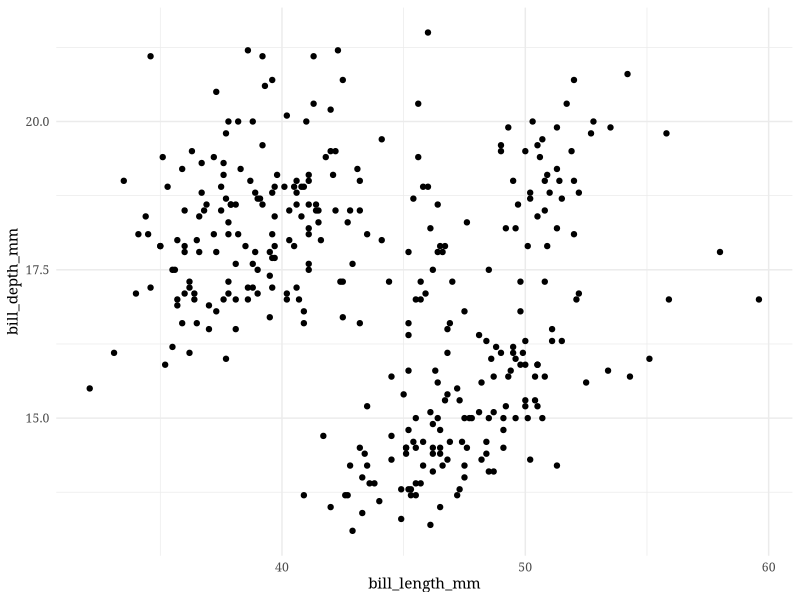
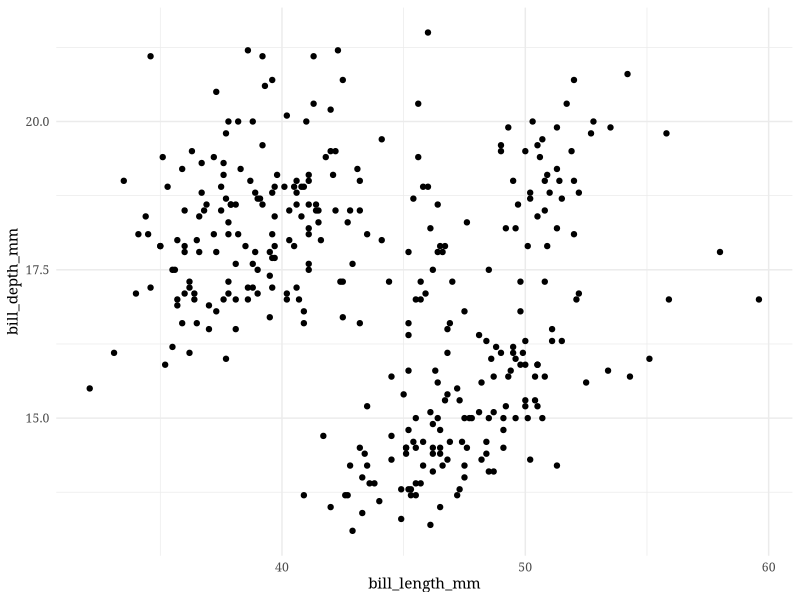

Reproduce these figures in R, in order.
library(tidyverse)
library(palmerpenguins)

data("penguins")

penguins |> 
  select(species, island) |> 
  set_names("species1", "island1")
  # rename("observation_year" = "year")

ggplot(data = penguins,
       aes(x = bill_length_mm,
           y = bill_depth_mm)) +
  geom_point() +
  theme_minimal(base_family = "Georgia")

ggsave(
  filename = "misc/penguins-plot.pdf",
  device = cairo_pdf,
  width = 8,
  height = 8
)  
